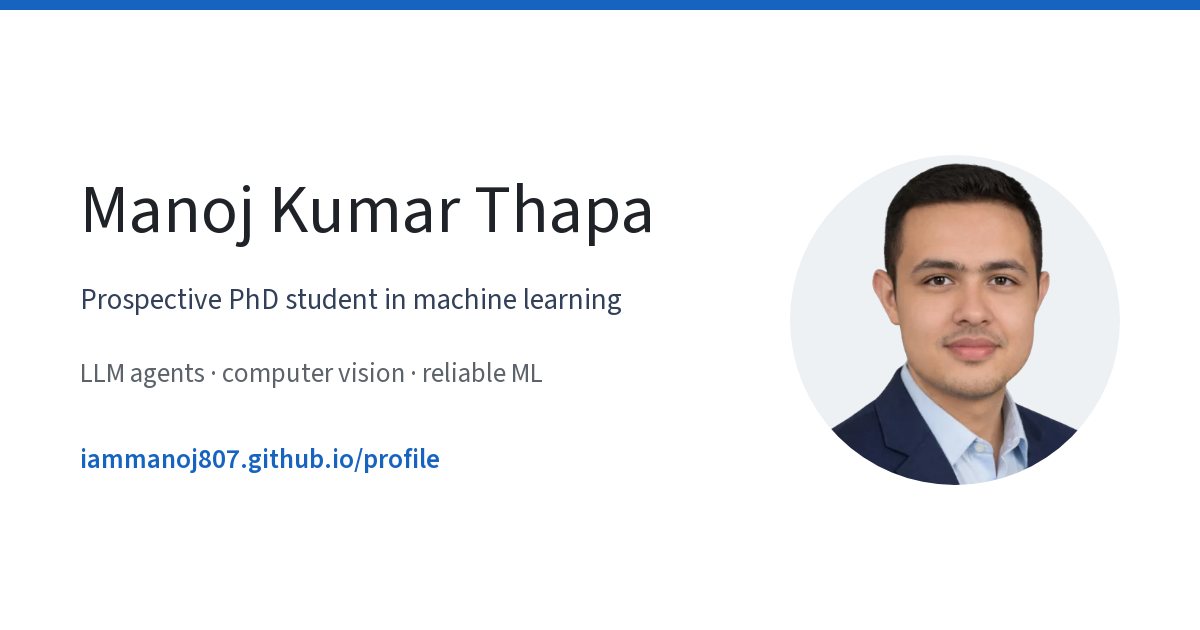
#> input picture og-card.png, 1200 x 630 px
$ python make_og_card.py ../og-card.png ../og-card.png ../og-card.png
#> lines starting #> are read from the running program, lines starting #| are printed output that depends on the picture
"""Redraw the text half of public/og-card.png (keeps the portrait half). Font: Source Sans 3 from github.com/google/fonts (ofl/sourcesans3). Usage: uv run --with pillow python scripts/make_og_card.py public/og-card.png out.png SourceSans3.ttf (edit `lines` first)."""
import sys
from PIL import Image, ImageDraw, ImageFont

SRC, OUT, FONT = sys.argv[1], sys.argv[2], sys.argv[3]
im = Image.open(SRC).convert("RGB")
#> im is the input picture: PIL image 1200x630 RGB; mean R, G, B 238.9, 239, 240.6
W, H = im.size
#> W = 1200; H = 630

def darkest(box):
#> called with box = (80, 183, 740, 246)
    reg = im.crop(box)
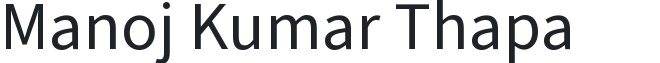
#> reg: PIL image 660x63 RGB; mean R, G, B 215.4, 216.1, 217
    return min(reg.getdata(), key=sum)

# text bands measured on the old card: (top, bottom)
bands = [(183, 246), (288, 316), (362, 387), (448, 473)]
colors = [darkest((80, t, 740, b)) for t, b in bands[:3]] + [(0x17, 0x64, 0xc0)]
#> call 2 of darkest, with box = (80, 288, 740, 316)
#> in darkest (call 2), `reg = im.crop(box)`:
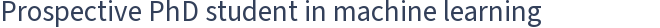
#> reg: PIL image 660x28 RGB; mean R, G, B 221.5, 223.7, 227.9
#> call 3 of darkest, with box = (80, 362, 740, 387)
#> in darkest (call 3), `reg = im.crop(box)`:
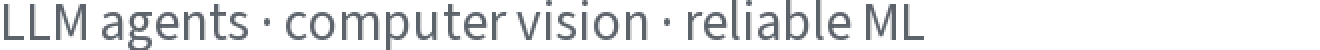
#> reg: PIL image 660x25 RGB (shown 2 times larger); mean R, G, B 232.2, 233, 234.2
#> colors = [(31, 35, 40), (51, 64, 90), (93, 99, 107), (23, 100, 192)]
weights = [400, 400, 400, 600]
lines = [
    "Manoj Kumar Thapa",
    "Prospective PhD student · Computer Science & AI",
    "LLM agents · computer vision · reliable ML",
    "iammanoj807.github.io/profile",
]
old_lines = ["Manoj Kumar Thapa", "AI engineer · MSc AI, Aston University", "LLM agents · retrieval · ML evaluation", "iammanoj807.github.io/profile"]

out = im.copy()
d = ImageDraw.Draw(out)
d.rectangle((0, 12, 770, H), fill=(255, 255, 255))

def font(size, wght):
    f = ImageFont.truetype(FONT, size)
#> (the run stopped early here; a loop or call above may not have finished)
